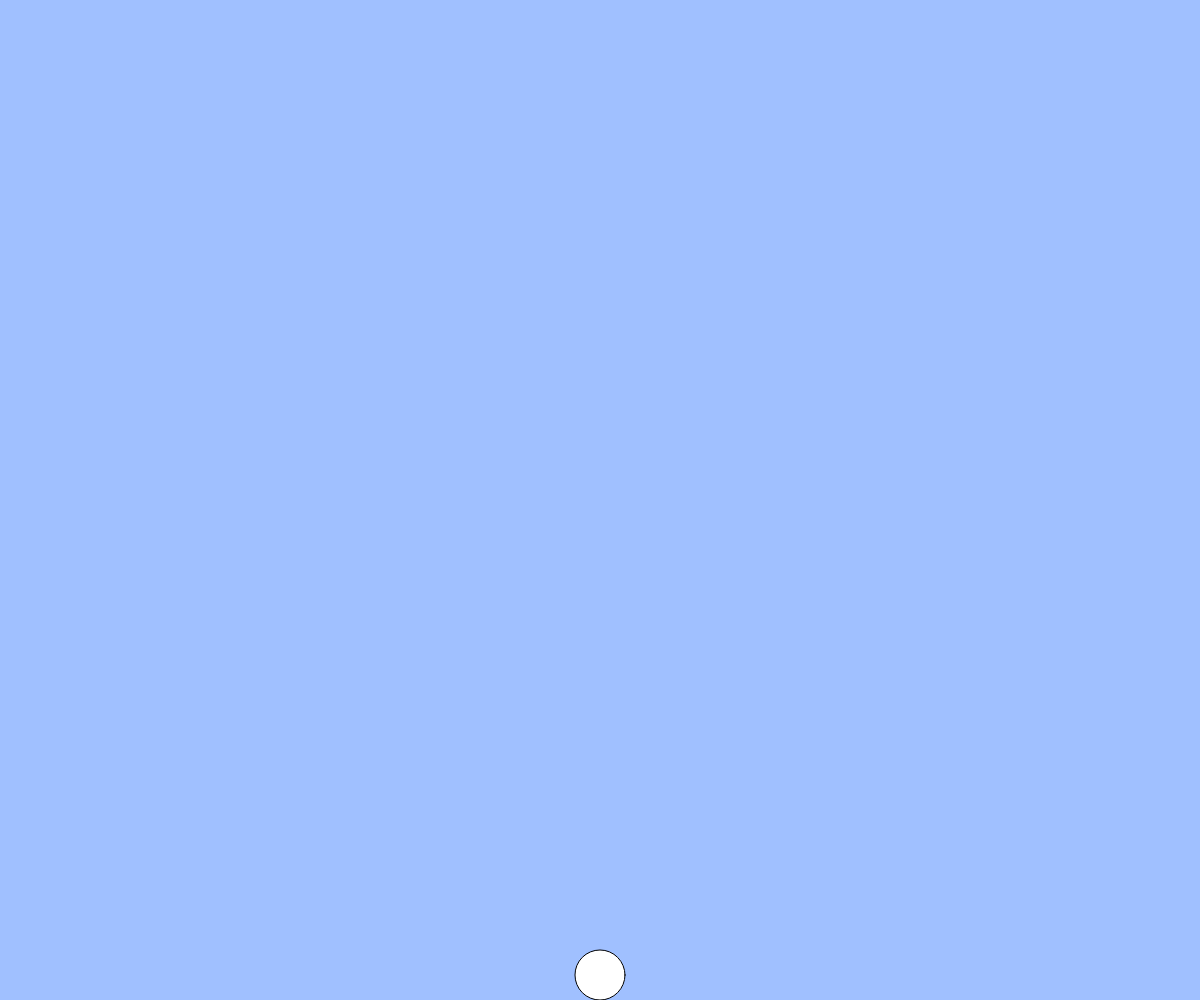
Frame 1 (no input)
Frame 60 (no input): identical to frame 1, image omitted
Frame 120 (the mouse pressed at the canvas centre since frame 60): identical to frame 1, image omitted

The p5.js sketch that drew this single still picture (run headless with seeded random() and noise() and a simulated clock; from frame 60 on, the mouse is pressed at the canvas centre):

// p5.js sketch
// ── sketch.js
// テキスト「キーボード操作に反応する」
let x, y, vy;
const g = 1;     // 重力（いろいろな値を試してみましょう）
const jump = 20; // ジャンプ力（いろいろな値を試してみましょう）


function setup(){
  createCanvas(windowWidth, windowHeight);
  x = width / 2;
  y = height - 25;
  vy = 0
}

function draw(){
  background(160, 192, 255);
  ellipse(x, y, 50);
  if(keyIsDown(LEFT_ARROW)){ x -= 5; }
  if(keyIsDown(RIGHT_ARROW)){ x += 5; }
  if(keyIsDown("A".charCodeAt(0))&&keyIsDown(RIGHT_ARROW)){ x+= 10; }
  if(keyIsDown("A".charCodeAt(0))&&keyIsDown(LEFT_ARROW)){ x-= 10; }
  y += vy;
  if(y < height - 25){ // 地面より上、つまり空中にいる
    vy += g; // 下方向に重力の影響で加速する
  }
  else{
    vy = 0;
    y = height - 25;
  }
}

function keyPressed(){
  if(key == " "&&y >= height - 25){ // 地面にいるときだけジャンプできる（この条件をなくせば空中ジャンプが可能になります）
    vy = -jump;     
  }
}

function windowResized(){
  resizeCanvas(windowWidth, windowHeight);
}
